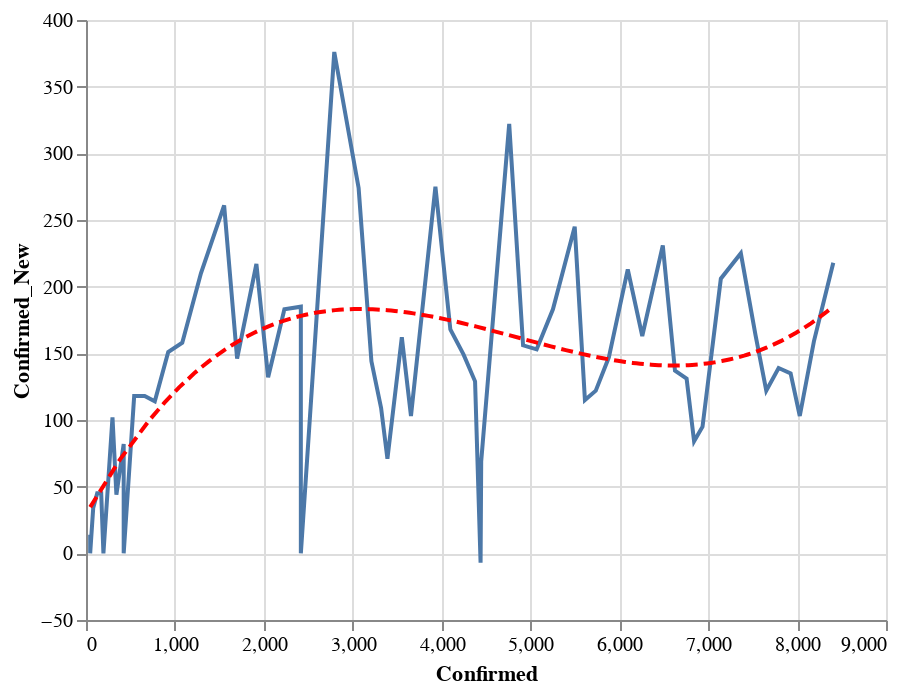

Notebook source saved alongside this figure:
### Code cell
data = state_data('US')
state = alt.Chart(data[data['State'] == 'SC'].sort_values('Date').tail(60)).mark_line().encode(
    x='Confirmed:Q',
    y='Confirmed_New:Q'
)
reg = state.transform_regression("Confirmed", "Confirmed_New", method="poly").mark_line(color='red', strokeDash=[6,3])
(state+reg).interactive()

### Figure 1 — Vega-Lite specification as saved in the notebook (floating-point values rounded to 4 significant figures)
{"config": {"view": {"continuousWidth": 400, "continuousHeight": 300}}, "layer": [{"mark": "line", "encoding": {"x": {"type": "quantitative", "field": "Confirmed"}, "y": {"type": "quantitative", "field": "Confirmed_New"}}, "selection": {"selector014": {"type": "interval", "bind": "scales", "encodings": ["x", "y"]}}}, {"mark": {"type": "line", "color": "red", "strokeDash": [6, 3]}, "encoding": {"x": {"type": "quantitative", "field": "Confirmed"}, "y": {"type": "quantitative", "field": "Confirmed_New"}}, "transform": [{"on": "Confirmed", "regression": "Confirmed_New", "method": "poly"}]}], "data": {"name": "data-dded28b1c685c223fac828963f2859f1"}, "$schema": "https://vega.github.io/schema/vega-lite/v4.0.2.json", "datasets": {"data-dded28b1c685c223fac828963f2859f1": [{"State": "SC", "Date": "03-17-2020", "Confirmed": 47.0, "Deaths": 1.0, "Recovered": 0.0, "Confirmed_New": 14.0, "Deaths_New": 0.0, "Recovered_New": 0.0, "Active": 46.0}, {"State": "SC", "Date": "03-18-2020", "Confirmed": 47.0, "Deaths": 1.0, "Recovered": 0.0, "Confirmed_New": 0.0, "Deaths_New": 0.0, "Recovered_New": 0.0, "Active": 46.0}, {"State": "SC", "Date": "03-19-2020", "Confirmed": 81.0, "Deaths": 1.0, "Recovered": 0.0, "Confirmed_New": 34.0, "Deaths_New": 0.0, "Recovered_New": 0.0, "Active": 80.0}, {"State": "SC", "Date": "03-20-2020", "Confirmed": 126.0, "Deaths": 1.0, "Recovered": 0.0, "Confirmed_New": 45.0, "Deaths_New": 0.0, "Recovered_New": 0.0, "Active": 125.0}, {"State": "SC", "Date": "03-21-2020", "Confirmed": 171.0, "Deaths": 3.0, "Recovered": 0.0, "Confirmed_New": 45.0, "Deaths_New": 2.0, "Recovered_New": 0.0, "Active": 168.0}, {"State": "SC", "Date": "03-22-2020", "Confirmed": 196.0, "Deaths": 3.0, "Recovered": 0.0, "Confirmed_New": 0.0, "Deaths_New": 0.0, "Recovered_New": 0.0, "Active": 193.0}, {"State": "SC", "Date": "03-23-2020", "Confirmed": 298.0, "Deaths": 5.0, "Recovered": 0.0, "Confirmed_New": 102.0, "Deaths_New": 2.0, "Recovered_New": 0.0, "Active": 293.0}, {"State": "SC", "Date": "03-24-2020", "Confirmed": 342.0, "Deaths": 5.0, "Recovered": 0.0, "Confirmed_New": 44.0, "Deaths_New": 0.0, "Recovered_New": 0.0, "Active": 337.0}, {"State": "SC", "Date": "03-25-2020", "Confirmed": 424.0, "Deaths": 7.0, "Recovered": 0.0, "Confirmed_New": 82.0, "Deaths_New": 2.0, "Recovered_New": 0.0, "Active": 417.0}, {"State": "SC", "Date": "03-26-2020", "Confirmed": 424.0, "Deaths": 9.0, "Recovered": 0.0, "Confirmed_New": 0.0, "Deaths_New": 2.0, "Recovered_New": 0.0, "Active": 415.0}, {"State": "SC", "Date": "03-27-2020", "Confirmed": 542.0, "Deaths": 13.0, "Recovered": 0.0, "Confirmed_New": 118.0, "Deaths_New": 4.0, "Recovered_New": 0.0, "Active": 529.0}, {"State": "SC", "Date": "03-28-2020", "Confirmed": 660.0, "Deaths": 15.0, "Recovered": 0.0, "Confirmed_New": 118.0, "Deaths_New": 2.0, "Recovered_New": 0.0, "Active": 645.0}, {"State": "SC", "Date": "03-29-2020", "Confirmed": 774.0, "Deaths": 16.0, "Recovered": 0.0, "Confirmed_New": 114.0, "Deaths_New": 1.0, "Recovered_New": 0.0, "Active": 758.0}, {"State": "SC", "Date": "03-30-2020", "Confirmed": 925.0, "Deaths": 18.0, "Recovered": 0.0, "Confirmed_New": 151.0, "Deaths_New": 2.0, "Recovered_New": 0.0, "Active": 907.0}, {"State": "SC", "Date": "03-31-2020", "Confirmed": 1083.0, "Deaths": 22.0, "Recovered": 0.0, "Confirmed_New": 158.0, "Deaths_New": 4.0, "Recovered_New": 0.0, "Active": 1061.0}, {"State": "SC", "Date": "04-01-2020", "Confirmed": 1293.0, "Deaths": 26.0, "Recovered": 0.0, "Confirmed_New": 210.0, "Deaths_New": 4.0, "Recovered_New": 0.0, "Active": 1267.0}, {"State": "SC", "Date": "04-02-2020", "Confirmed": 1554.0, "Deaths": 31.0, "Recovered": 0.0, "Confirmed_New": 261.0, "Deaths_New": 5.0, "Recovered_New": 0.0, "Active": 1523.0}, {"State": "SC", "Date": "04-03-2020", "Confirmed": 1700.0, "Deaths": 34.0, "Recovered": 0.0, "Confirmed_New": 146.0, "Deaths_New": 3.0, "Recovered_New": 0.0, "Active": 1666.0}, {"State": "SC", "Date": "04-04-2020", "Confirmed": 1917.0, "Deaths": 40.0, "Recovered": 0.0, "Confirmed_New": 217.0, "Deaths_New": 6.0, "Recovered_New": 0.0, "Active": 1877.0}, {"State": "SC", "Date": "04-05-2020", "Confirmed": 2049.0, "Deaths": 44.0, "Recovered": 0.0, "Confirmed_New": 132.0, "Deaths_New": 4.0, "Recovered_New": 0.0, "Active": 2005.0}, {"State": "SC", "Date": "04-06-2020", "Confirmed": 2232.0, "Deaths": 48.0, "Recovered": 0.0, "Confirmed_New": 183.0, "Deaths_New": 4.0, "Recovered_New": 0.0, "Active": 2184.0}, {"State": "SC", "Date": "04-07-2020", "Confirmed": 2417.0, "Deaths": 51.0, "Recovered": 0.0, "Confirmed_New": 185.0, "Deaths_New": 3.0, "Recovered_New": 0.0, "Active": 2366.0}, {"State": "SC", "Date": "04-08-2020", "Confirmed": 2417.0, "Deaths": 51.0, "Recovered": 0.0, "Confirmed_New": 0.0, "Deaths_New": 0.0, "Recovered_New": 0.0, "Active": 2366.0}, {"State": "SC", "Date": "04-09-2020", "Confirmed": 2793.0, "Deaths": 67.0, "Recovered": 0.0, "Confirmed_New": 376.0, "Deaths_New": 16.0, "Recovered_New": 0.0, "Active": 2726.0}, {"State": "SC", "Date": "04-10-2020", "Confirmed": 3067.0, "Deaths": 72.0, "Recovered": 0.0, "Confirmed_New": 274.0, "Deaths_New": 5.0, "Recovered_New": 0.0, "Active": 2995.0}, {"State": "SC", "Date": "04-11-2020", "Confirmed": 3211.0, "Deaths": 80.0, "Recovered": 0.0, "Confirmed_New": 144.0, "Deaths_New": 8.0, "Recovered_New": 0.0, "Active": 3131.0}, {"State": "SC", "Date": "04-12-2020", "Confirmed": 3320.0, "Deaths": 82.0, "Recovered": 0.0, "Confirmed_New": 109.0, "Deaths_New": 2.0, "Recovered_New": 0.0, "Active": 3238.0}, {"State": "SC", "Date": "04-13-2020", "Confirmed": 3391.0, "Deaths": 82.0, "Recovered": 0.0, "Confirmed_New": 71.0, "Deaths_New": 0.0, "Recovered_New": 0.0, "Active": 3309.0}, {"State": "SC", "Date": "04-14-2020", "Confirmed": 3553.0, "Deaths": 97.0, "Recovered": 0.0, "Confirmed_New": 162.0, "Deaths_New": 15.0, "Recovered_New": 0.0, "Active": 3456.0}, {"State": "SC", "Date": "04-15-2020", "Confirmed": 3656.0, "Deaths": 106.0, "Recovered": 0.0, "Confirmed_New": 103.0, "Deaths_New": 9.0, "Recovered_New": 0.0, "Active": 3550.0}, {"State": "SC", "Date": "04-16-2020", "Confirmed": 3931.0, "Deaths": 111.0, "Recovered": 0.0, "Confirmed_New": 275.0, "Deaths_New": 5.0, "Recovered_New": 0.0, "Active": 3820.0}, {"State": "SC", "Date": "04-17-2020", "Confirmed": 4099.0, "Deaths": 116.0, "Recovered": 0.0, "Confirmed_New": 168.0, "Deaths_New": 5.0, "Recovered_New": 0.0, "Active": 3983.0}, {"State": "SC", "Date": "04-18-2020", "Confirmed": 4248.0, "Deaths": 119.0, "Recovered": 0.0, "Confirmed_New": 149.0, "Deaths_New": 3.0, "Recovered_New": 0.0, "Active": 4129.0}, {"State": "SC", "Date": "04-19-2020", "Confirmed": 4377.0, "Deaths": 120.0, "Recovered": 0.0, "Confirmed_New": 129.0, "Deaths_New": 1.0, "Recovered_New": 0.0, "Active": 4257.0}, {"State": "SC", "Date": "04-20-2020", "Confirmed": 4446.0, "Deaths": 123.0, "Recovered": 0.0, "Confirmed_New": 69.0, "Deaths_New": 3.0, "Recovered_New": 0.0, "Active": 4323.0}, {"State": "SC", "Date": "04-21-2020", "Confirmed": 4439.0, "Deaths": 124.0, "Recovered": 0.0, "Confirmed_New": -7.0, "Deaths_New": 1.0, "Recovered_New": 0.0, "Active": 4315.0}, {"State": "SC", "Date": "04-22-2020", "Confirmed": 4761.0, "Deaths": 140.0, "Recovered": 0.0, "Confirmed_New": 322.0, "Deaths_New": 16.0, "Recovered_New": 0.0, "Active": 4621.0}, {"State": "SC", "Date": "04-23-2020", "Confirmed": 4917.0, "Deaths": 150.0, "Recovered": 0.0, "Confirmed_New": 156.0, "Deaths_New": 10.0, "Recovered_New": 0.0, "Active": 4767.0}, {"State": "SC", "Date": "04-24-2020", "Confirmed": 5070.0, "Deaths": 157.0, "Recovered": 0.0, "Confirmed_New": 153.0, "Deaths_New": 7.0, "Recovered_New": 0.0, "Active": 4913.0}, {"State": "SC", "Date": "04-25-2020", "Confirmed": 5253.0, "Deaths": 166.0, "Recovered": 0.0, "Confirmed_New": 183.0, "Deaths_New": 9.0, "Recovered_New": 0.0, "Active": 5087.0}, {"State": "SC", "Date": "04-26-2020", "Confirmed": 5498.0, "Deaths": 174.0, "Recovered": 0.0, "Confirmed_New": 245.0, "Deaths_New": 8.0, "Recovered_New": 0.0, "Active": 5324.0}, {"State": "SC", "Date": "04-27-2020", "Confirmed": 5613.0, "Deaths": 177.0, "Recovered": 0.0, "Confirmed_New": 115.0, "Deaths_New": 3.0, "Recovered_New": 0.0, "Active": 5436.0}, {"State": "SC", "Date": "04-28-2020", "Confirmed": 5735.0, "Deaths": 192.0, "Recovered": 0.0, "Confirmed_New": 122.0, "Deaths_New": 15.0, "Recovered_New": 0.0, "Active": 5543.0}, {"State": "SC", "Date": "04-29-2020", "Confirmed": 5882.0, "Deaths": 231.0, "Recovered": 0.0, "Confirmed_New": 147.0, "Deaths_New": 39.0, "Recovered_New": 0.0, "Active": 5651.0}, {"State": "SC", "Date": "04-30-2020", "Confirmed": 6095.0, "Deaths": 244.0, "Recovered": 0.0, "Confirmed_New": 213.0, "Deaths_New": 13.0, "Recovered_New": 0.0, "Active": 5851.0}, {"State": "SC", "Date": "05-01-2020", "Confirmed": 6258.0, "Deaths": 256.0, "Recovered": 0.0, "Confirmed_New": 163.0, "Deaths_New": 12.0, "Recovered_New": 0.0, "Active": 6002.0}, {"State": "SC", "Date": "05-02-2020", "Confirmed": 6489.0, "Deaths": 267.0, "Recovered": 0.0, "Confirmed_New": 231.0, "Deaths_New": 11.0, "Recovered_New": 0.0, "Active": 6222.0}, {"State": "SC", "Date": "05-03-2020", "Confirmed": 6626.0, "Deaths": 275.0, "Recovered": 0.0, "Confirmed_New": 137.0, "Deaths_New": 8.0, "Recovered_New": 0.0, "Active": 6351.0}, {"State": "SC", "Date": "05-04-2020", "Confirmed": 6757.0, "Deaths": 283.0, "Recovered": 0.0, "Confirmed_New": 131.0, "Deaths_New": 8.0, "Recovered_New": 0.0, "Active": 6474.0}, {"State": "SC", "Date": "05-05-2020", "Confirmed": 6841.0, "Deaths": 296.0, "Recovered": 0.0, "Confirmed_New": 84.0, "Deaths_New": 13.0, "Recovered_New": 0.0, "Active": 6545.0}, {"State": "SC", "Date": "05-06-2020", "Confirmed": 6936.0, "Deaths": 305.0, "Recovered": 0.0, "Confirmed_New": 95.0, "Deaths_New": 9.0, "Recovered_New": 0.0, "Active": 6631.0}, {"State": "SC", "Date": "05-07-2020", "Confirmed": 7142.0, "Deaths": 316.0, "Recovered": 0.0, "Confirmed_New": 206.0, "Deaths_New": 11.0, "Recovered_New": 0.0, "Active": 6826.0}, {"State": "SC", "Date": "05-08-2020", "Confirmed": 7367.0, "Deaths": 320.0, "Recovered": 0.0, "Confirmed_New": 225.0, "Deaths_New": 4.0, "Recovered_New": 0.0, "Active": 7047.0}, {"State": "SC", "Date": "05-09-2020", "Confirmed": 7531.0, "Deaths": 330.0, "Recovered": 0.0, "Confirmed_New": 164.0, "Deaths_New": 10.0, "Recovered_New": 0.0, "Active": 7201.0}, {"State": "SC", "Date": "05-10-2020", "Confirmed": 7653.0, "Deaths": 331.0, "Recovered": 0.0, "Confirmed_New": 122.0, "Deaths_New": 1.0, "Recovered_New": 0.0, "Active": 7322.0}, {"State": "SC", "Date": "05-11-2020", "Confirmed": 7792.0, "Deaths": 346.0, "Recovered": 0.0, "Confirmed_New": 139.0, "Deaths_New": 15.0, "Recovered_New": 0.0, "Active": 7446.0}, {"State": "SC", "Date": "05-12-2020", "Confirmed": 7927.0, "Deaths": 355.0, "Recovered": 0.0, "Confirmed_New": 135.0, "Deaths_New": 9.0, "Recovered_New": 0.0, "Active": 7572.0}, {"State": "SC", "Date": "05-13-2020", "Confirmed": 8030.0, "Deaths": 362.0, "Recovered": 0.0, "Confirmed_New": 103.0, "Deaths_New": 7.0, "Recovered_New": 0.0, "Active": 7668.0}, {"State": "SC", "Date": "05-14-2020", "Confirmed": 8189.0, "Deaths": 371.0, "Recovered": 0.0, "Confirmed_New": 159.0, "Deaths_New": 9.0, "Recovered_New": 0.0, "Active": 7818.0}, {"State": "SC", "Date": "05-15-2020", "Confirmed": 8407.0, "Deaths": 380.0, "Recovered": 0.0, "Confirmed_New": 218.0, "Deaths_New": 9.0, "Recovered_New": 0.0, "Active": 8027.0}]}}
